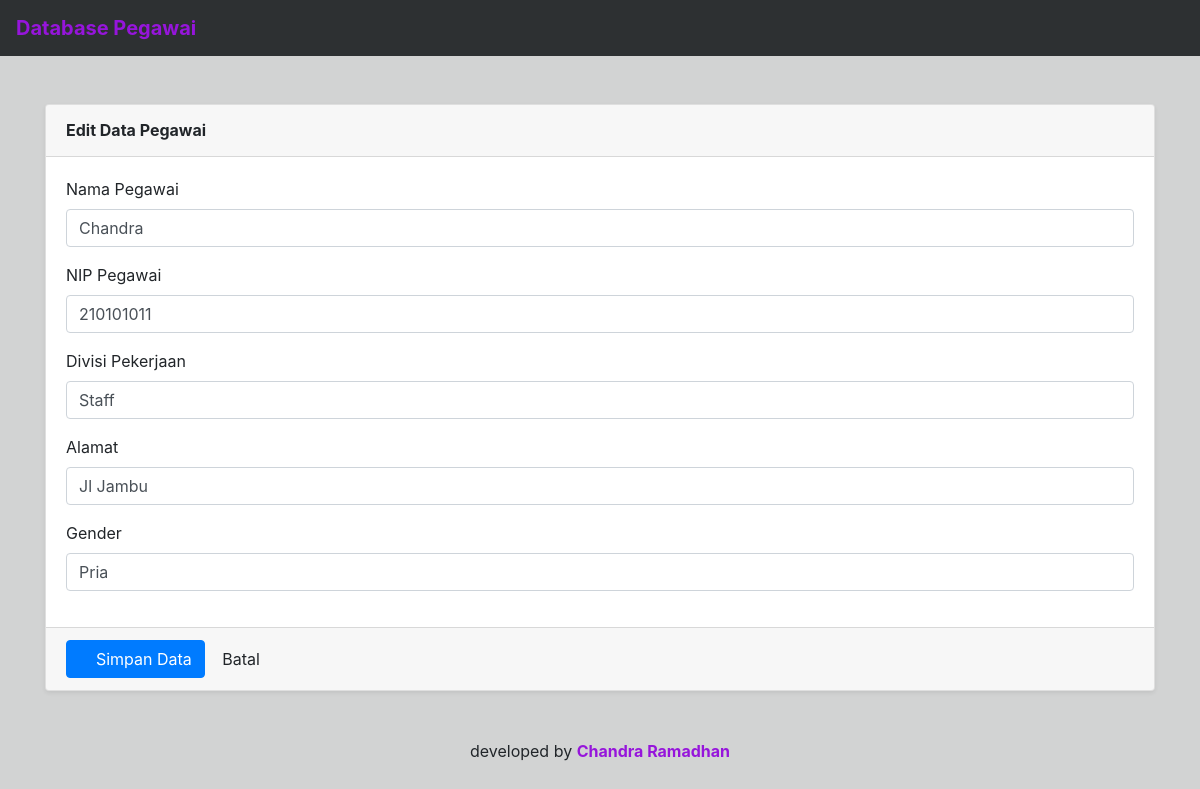
Page /editdata/6 on the committed database.
### simplecrud/models.py (models this page shows)
class Crudsimple(models.Model):
    id = models.IntegerField()
    id = models.AutoField(primary_key=True)
    nama = models.CharField(max_length=50)
    nip = models.IntegerField()
    divisi = models.CharField(max_length=50)
    alamat = models.CharField(max_length=50)
    gender = models.CharField(max_length=50)
    class Meta:
        db_table = "simplecrud"

### simplecrud/views.py (the view)
# urls.py: path('editdata/<int:id>',views.editdata),
def editdata(request, id):
    return render(request, "editdata.html", {'editdatanya':Crudsimple.objects.get(id=id)})

### simplecrud/templates/editdata.html (shortened to what this page needs)
<!DOCTYPE html>
<html lang="en">
<head>
  <nav class="navbar navbar-light justify-content-between" style="background-color: #2d3032;">
    <a href="/" class="navbar-brand m-0 font-weight-bold" style="color: #9615db;">Database Pegawai</a>
  </nav>
  {% load static %}
  <link href="{% static 'fontawesome-free/css/all.min.css' %}" rel="stylesheet" type="text/css">
  <link href="{% static 'bootstrap/css/bootstrap.min.css' %}" rel="stylesheet">
</head>
<body style="background-color:#d2d3d3">
  <br> </br>
  <div class="container">
    <form method="POST" action="/updatedata/{{ editdatanya.id }}">
      <div class="card shadow-sm mb-4">
        <div class="card-header py-3">
          <h6 class="m-0 font-weight-bold">Edit Data Pegawai</h6>
        </div>
        <div class="card-body">
          <label>Nama Pegawai</label>
          <div class="form-group">
            <input type="text" class="form-control form-control-user" placeholder="Masukkan Nama Pegawai" name="nama"
              id="id_nama" value="{{ editdatanya.nama }}">
          </div>
          <label>NIP Pegawai</label>
          <div class="form-group">
            <input type="text" class="form-control form-control-user" placeholder="Masukkan NIP Pegawai" name="nip"
              id="id_nip" value="{{ editdatanya.nip }}" maxlength="11">
          </div>
          <label>Divisi Pekerjaan</label>
          <div class="form-group">
            <input type="text" class="form-control form-control-user" placeholder="Masukkan Divisi Pekerjaan"
              name="divisi" id="id_divisi" value="{{ editdatanya.divisi }}">
          </div>
          <label>Alamat</label>
          <div class="form-group">
            <input type="text" class="form-control form-control-user" placeholder="Masukkan Asal Alamat Pegawai"
              name="alamat" id="id_alamat" value="{{ editdatanya.alamat }}">
          </div>
          <label>Gender</label>
          <div class="form-group">
            <input type="text" class="form-control form-control-user" placeholder="Masukkan Jenis Kelamin Pegawai"
              name="gender" id="id_gender" value="{{ editdatanya.gender }}">
          </div>
        </div>
        <div class="card-footer">
          <button type="submit" class="btn btn-primary"><i class="fa fa-save"></i> Simpan Data</button>
          <a href="/" class="btn btn-default">Batal</a>
        </div>
      </div>
    </form>
    <footer class="mt-5 mb-3">
      <div class="container my-auto">
        <div class="text-center my-auto">
          <span>developed by <a href="https://github.com/chandrakes" target="_blank" style="color: #9615db;"><b>Chandra Ramadhan</b><a></span>
        </div>
      </div>
    </footer>
  </div>
</body>
</html>

### rows in the picture
Crudsimple: nama "Chandra", nip "210101011", divisi "Staff", alamat "Jl Jambu", gender "Pria"
